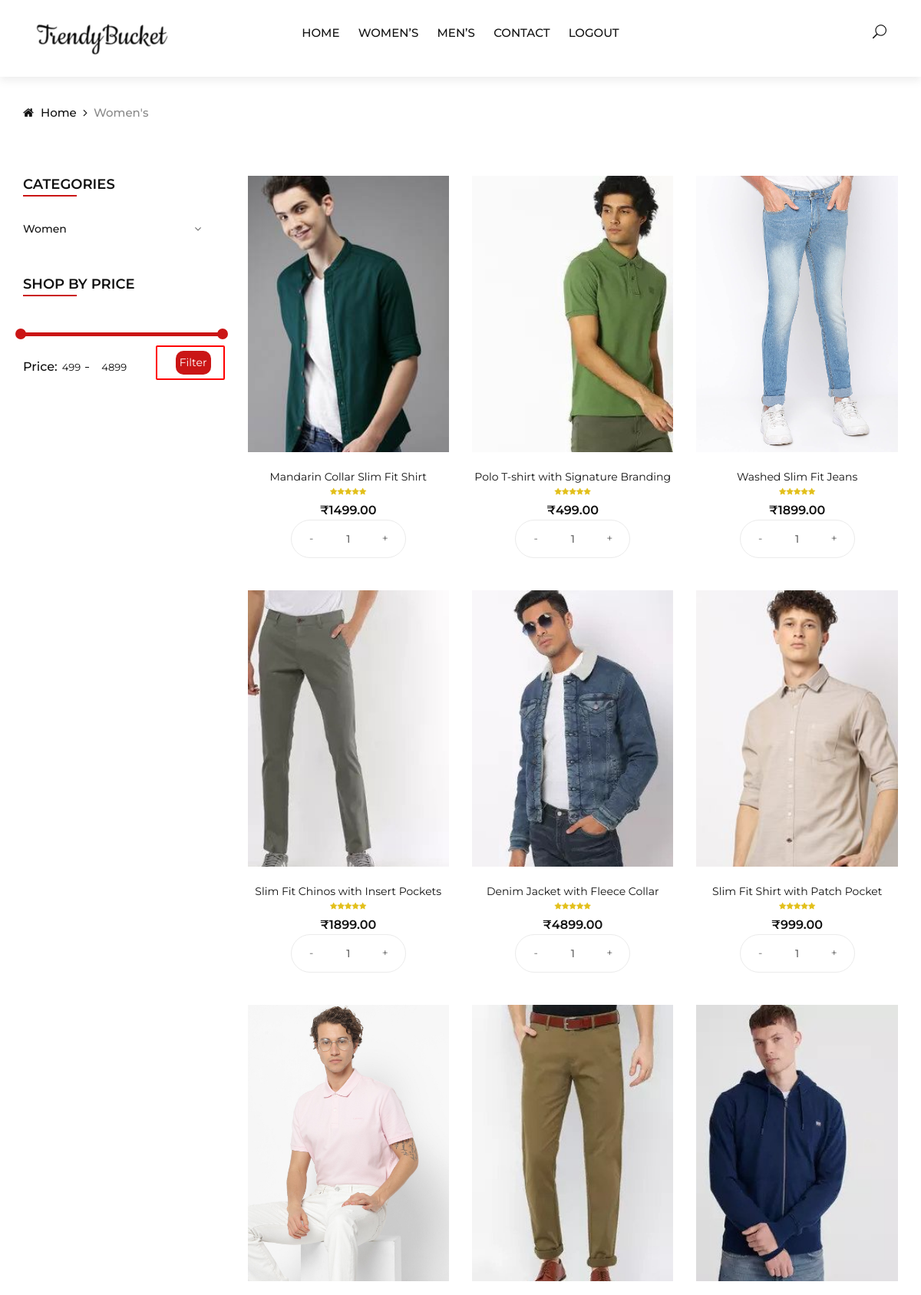
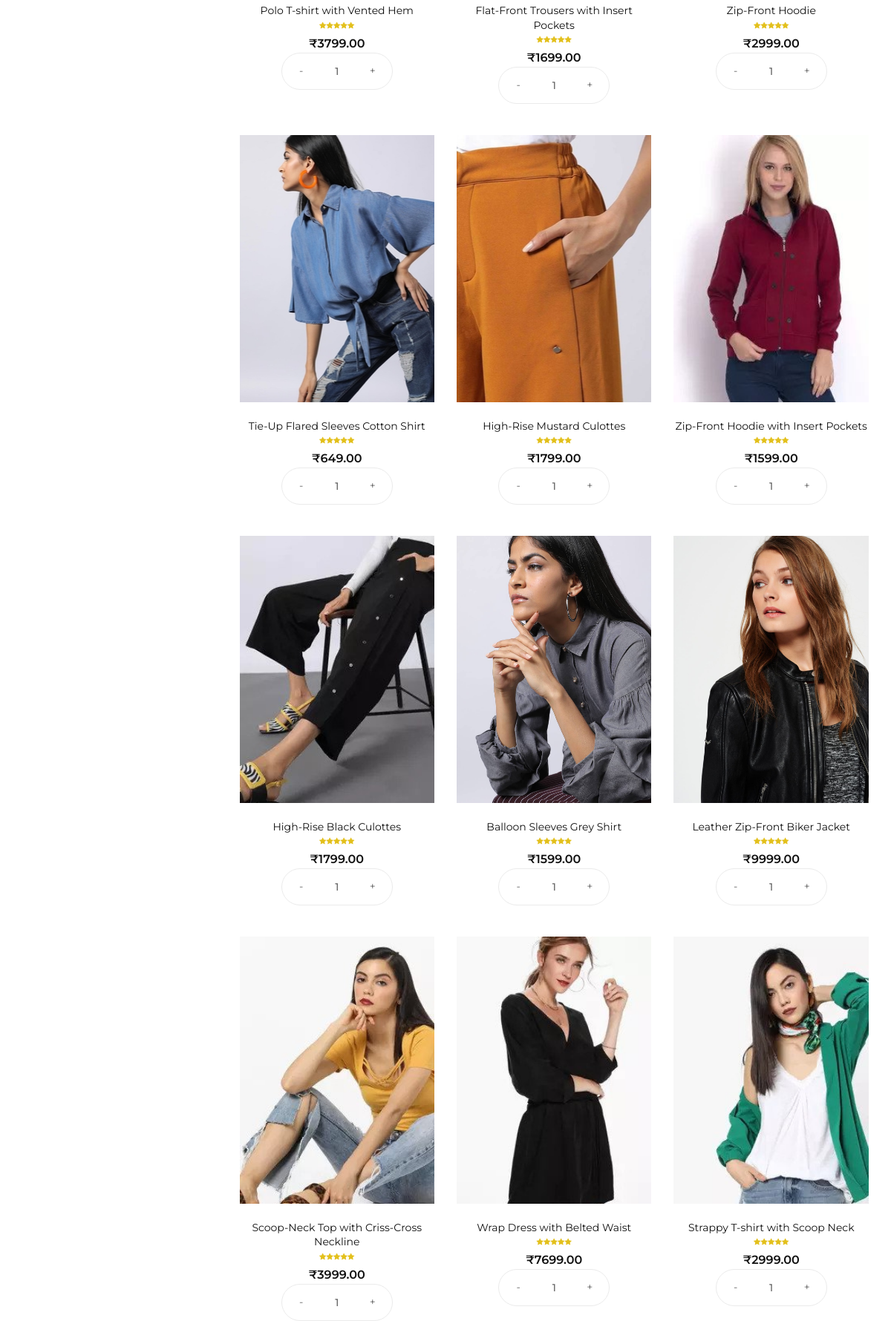
Screenshot of /search-result.php (upper part) with the database file from the repository (2 pictures, top to bottom).
### tables this page shows
CREATE TABLE `product` (
  `id` int(8) NOT NULL,
  `name` varchar(255) NOT NULL,
  `code` varchar(255) NOT NULL,
  `image` text NOT NULL,
  `price` double(10,2) NOT NULL,
  `quantity` int(11) NOT NULL,
  `ref` text NOT NULL,
  `tags` text NOT NULL,
  `gender` varchar(20) NOT NULL,
  `description` varchar(255) NOT NULL
);

### search-result.php (the view, shortened to what this page needs)
<!DOCTYPE html>
<html lang="zxx">
<head>
    <link rel="stylesheet" href="css/bootstrap.min.css" type="text/css">
    <link rel="stylesheet" href="css/font-awesome.min.css" type="text/css">
    <link rel="stylesheet" href="css/elegant-icons.css" type="text/css">
    <link rel="stylesheet" href="css/jquery-ui.min.css" type="text/css">
    <link rel="stylesheet" href="css/magnific-popup.css" type="text/css">
    <link rel="stylesheet" href="css/owl.carousel.min.css" type="text/css">
    <link rel="stylesheet" href="css/slicknav.min.css" type="text/css">
    <link rel="stylesheet" href="css/style.css" type="text/css">
</head>
<body>
    <header class="header">
        <div class="container-fluid">
            <div class="row">
                <div class="col-xl-3 col-lg-2">
                    <div class="header__logo">
                      <a href="./index.html"><img src="img/logo1.png" alt=""></a>
                    </div>
                </div>
                <div class="col-xl-6 col-lg-7">
                    <nav class="header__menu">
                    <center>
                        <ul>
                        <li><a href="./index.php">Home</a></li>
                            <li><a href="women.php?filter=">Women’s</a></li>
                            <li><a href="men.php?filter=">Men’s</a></li>
                            <li><a href="./contact.php">Contact</a></li>
                            <li><a href="session_display.php">Logout</a></li>
                                </ul>
                    </center>
                    </nav>
                </div>
                <div class="col-lg-3">
                    <div class="header__right">
                        <ul class="header__right__widget">
                            <li><span class="icon_search search-switch"></span></li>
                        </ul>
                    </div>
                </div>
            </div>
        </div>
    </header>
    <div class="breadcrumb-option">
        <div class="container">
            <div class="row">
                <div class="col-lg-12">
                    <div class="breadcrumb__links">
                        <a href="./index.html"><i class="fa fa-home"></i> Home</a>
                        <span>Women's</span>
                    </div>
                </div>
            </div>
        </div>
    </div>
    <section class="shop spad">
        <div class="container">
            <div class="row">
                <div class="col-lg-3 col-md-3">
                    <div class="shop__sidebar">
                        <div class="sidebar__categories">
                            <div class="section-title">
                                <h4>Categories</h4>
                            </div>
                            <div class="categories__accordion">
                                <div class="accordion" id="accordionExample">
                                    <div class="card">
                                        <div class="card-heading">
                                            <a data-toggle="collapse" data-target="#collapseTwo">Women</a>
                                        </div>
                                    </div>
                                </div>
                            </div>
                        </div>
                        <div class="sidebar__filter">
                            <form method="get">
                            <div class="section-title">
                                <h4>Shop by price</h4>
                            </div>
                            <div class="filter-range-wrap">
                                <div class="price-range ui-slider ui-corner-all ui-slider-horizontal ui-widget ui-widget-content"
                                data-min="<?php echo $_SESSION['minamount']; ?>" data-max="<?php echo $_SESSION['maxamount'] ?>"></div>
                                <div class="range-slider">
                                    <div class="price-input">
                                        <p>Price:</p>
                                        <input type="" id="minamount" name="min_price" value="<?php echo $_SESSION['minamount']; ?>">
                                        <input type="" id="maxamount" name="max_price" value="<?php echo $_SESSION['maxamount']; ?>">
                                    </div>
                                </div>
                            </div>
                            <a href="women.php?filter="><input type="submit" class="btn-submit" value="Filter"  style="border-radius: 10px; background-color:  #ca1515; border:0px; color: white;text-align: left; padding:5px;" /></a>
                        </form>
                        </div>
                        <?php
                        $product_name=$_POST['search-input'];
                            $conn=mysqli_connect('localhost','root','','trendybucket') or die(mysqli_error());
                            $sql = "SELECT * FROM product WHERE tags LIKE '%".$product_name."%' ORDER BY id ASC";
                            $res = mysqli_query($conn, $sql);
                            ?>
                    </div>
                    </div>
                <div class="col-lg-9 col-md-9">
                    <div class="row">
                        <?php
                            while ($row = mysqli_fetch_array($res)) {
                        ?>
                     <div class="col-lg-4 col-md-6">
                          <div class="product__item">
                                <div class="product__item__pic set-bg" data-setbg="<?php echo $row["image"]; ?>">
                                 <form method="POST" action="shop-cart.php?action=add&code=<?php echo $row["code"]; ?>">
                                     <ul class="product__hover">
                                    </ul>
                            </form>
                                </div>
                                <div class="product__item__text">
                                    <h6><a href="#"><?php echo $row["name"]; ?></a></h6>
                                    <div class="rating">
                                        <i class="fa fa-star"></i>
                                        <i class="fa fa-star"></i>
                                        <i class="fa fa-star"></i>
                                        <i class="fa fa-star"></i>
                                        <i class="fa fa-star"></i>
                                    </div>
                                    <div class="product__price">₹<?php echo $row["price"]; ?></div>
                                    <div class="pro-qty">
                                        <input type="text" name="<?php echo $row["code"]; ?>_quantity" value="1">
                                    </div>
                                </div>
                            </div>
                        </div>
                    <?php }  ?>
                    </div>
                    </div>
                    </div>
                    </div>
    </section>
</body>
</html>

### rows the page displays
product: shows a picture, name "Mandarin Collar Slim Fit Shirt", price "1499.00"
product: shows a picture, name "Polo T-shirt with Signature Branding", price "499.00"
product: shows a picture, name "Washed Slim Fit Jeans", price "1899.00"
product: shows a picture, name "Slim Fit Chinos with Insert Pockets", price "1899.00"
product: shows a picture, name "Denim Jacket with Fleece Collar", price "4899.00"
product: shows a picture, name "Slim Fit Shirt with Patch Pocket", price "999.00"
product: shows a picture, name "Polo T-shirt with Vented Hem", price "3799.00"
product: shows a picture, name "Flat-Front Trousers with Insert Pockets", price "1699.00"
product: shows a picture, name "Zip-Front Hoodie", price "2999.00"
product: shows a picture, name "Tie-Up Flared Sleeves Cotton Shirt", price "649.00"
product: shows a picture, name "High-Rise Mustard Culottes", price "1799.00"
product: shows a picture, name "Zip-Front Hoodie with Insert Pockets", price "1599.00"
product: shows a picture, name "High-Rise Black Culottes", price "1799.00"
product: shows a picture, name "Balloon Sleeves Grey Shirt", price "1599.00"
product: shows a picture, name "Leather Zip-Front Biker Jacket", price "9999.00"
product: shows a picture, name "Scoop-Neck Top with Criss-Cross Neckline", price "3999.00"
product: shows a picture, name "Wrap Dress with Belted Waist", price "7699.00"
product: shows a picture, name "Strappy T-shirt with Scoop Neck", price "2999.00"
